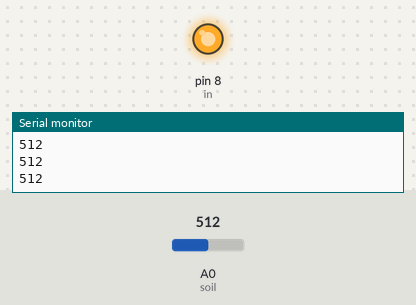
Bench run of a sketch on a simulated Arduino Uno, built with avr-gcc and run on an emulated ATmega328P. On the bench: output pins drawn as LEDs (lit = HIGH), the last lines printed to the serial monitor. The inputs (shaded band) are chosen by the test bench; at power-on: A0 (soil) = 512.

Above: at 1.2 s.
1.3 s: A0 (soil) set to 792
2.8 s: A0 (soil) set to 810
At 4.0 s:
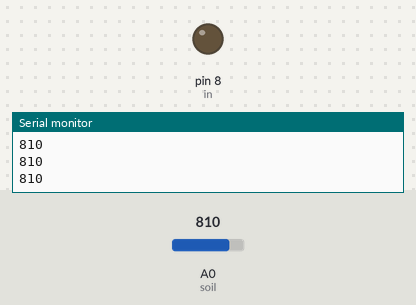
4.4 s: A0 (soil) set to 790
At 5.4 s:
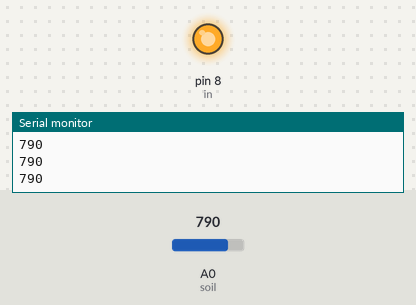
6.0 s: A0 (soil) set to 900
At 6.7 s:
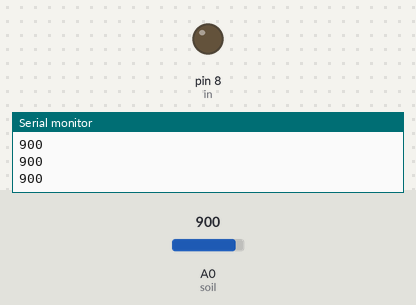
Timing chart, 0 to 8.6 s (numbered marks = the images above; inputs shaded):
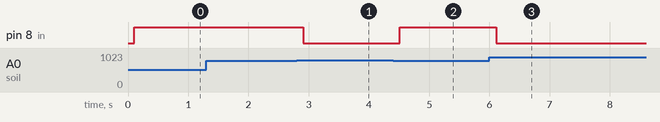

Measured:
- the behaviour switches between 799 and 800 on A0 (soil) (found by bisection; images 0 and 1)
- after the input at 2.8 s, pin 8 (in): HIGH → LOW after 0.11 s
- after the input at 4.4 s, pin 8 (in): LOW → HIGH after 0.11 s
- after the input at 6.0 s, pin 8 (in): HIGH → LOW after 0.12 s

The sketch:

Soil_moisture_sensor_with_relay_and_waterpump.ino
```cpp
int in=8;
int soil=A0;

void setup() {
  // put your setup code here, to run once:
pinMode(in, OUTPUT);
pinMode(A0, INPUT);
Serial.begin(9600);
}

void loop() {
  // put your main code here, to run repeatedly:
int soilval=analogRead(soil);
Serial.println(soilval);
delay(100);
if (soilval>=800){
  digitalWrite(in,LOW);
}else{
  digitalWrite(in, HIGH);
}
}
```
